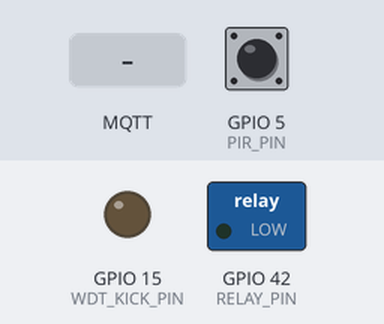
The sketch below on a simulated ESP32-S3. Parts: switched loads named in the sketch (green lamp = pin HIGH), output pins drawn as LEDs (lit = HIGH). The inputs (shaded band) are chosen by the test bench; at power-on: GPIO 5 (PIR_PIN) LOW. WiFi joins after 1.5 s; servers stay silent unless stated; the local clock reads 2024-03-15 10:24:30 at power-on unless the sketch sets it; no MQTT or app messages arrive unless stated; not simulated (calls return 0 or success): arduino_secrets.h; what the sketch prints to the serial monitor is not drawn.

Above: at 2.2 s.
2.3 s: MQTT message "relay_on" arrives on the first subscribed topic
16.0 s: GPIO 5 (PIR_PIN) driven HIGH
At 18.9 s:
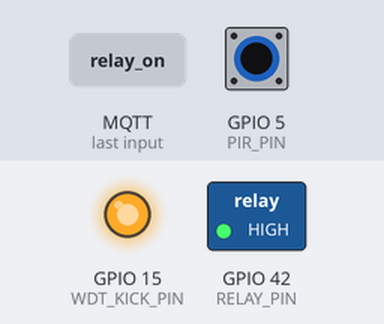
24.0 s: MQTT message "relay_off" arrives on the first subscribed topic
At 27.3 s:
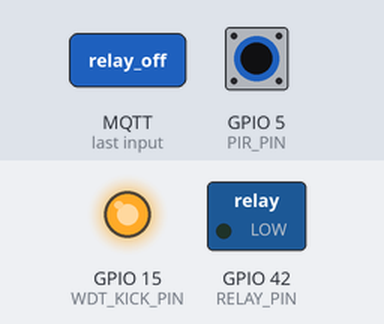
27.5 s: GPIO 5 (PIR_PIN) driven LOW
At 29.0 s:
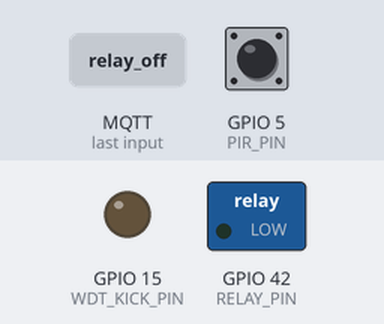
31.5 s: MQTT message "1" arrives on the first subscribed topic
35.0 s: GPIO 5 (PIR_PIN) pulsed HIGH 2 times (0.12 s each, 0.3 s apart)
At 37.4 s:
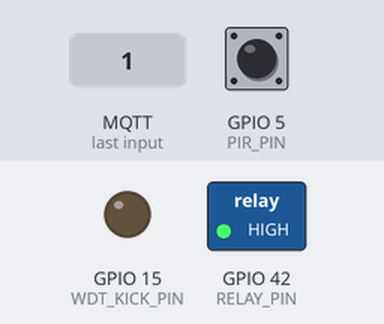
Timing chart, 0 to 39.5 s (numbered marks = the images above; inputs shaded):
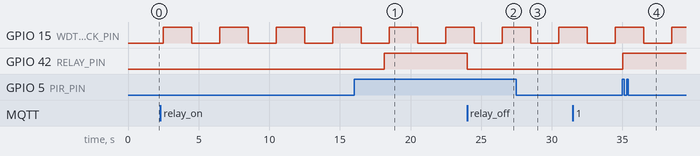

The sketch:

motionsensor_v_new.ino
```cpp
// ================================================================
// ESP32-S3 — Motion Sensor + MQTT + Syslog + NTP + OTA
// WiFi self-managed with configurable retry delay
// Reintegrated build with watchdog-safe timing and staged startup
// ================================================================

#include <WiFi.h>
#include <ArduinoOTA.h>
#include <WiFiUdp.h>
#include <time.h>
#define MQTT_SOCKET_TIMEOUT          2
#include <PubSubClient.h>
#include "esp_wifi.h"
#include "esp_system.h"
#include "esp_task_wdt.h"
#include "arduino_secrets.h"

// ================= Logging =================
#define LOG_SERIAL Serial

// ================= Emojis =================
#define EMO_HEARTBEAT   "💓"
#define EMO_MOTION      "🔥"
#define EMO_MQTT_SEND   "📤"
#define EMO_RELAY       "🔌"
#define EMO_FLASH       "✨"
#define EMO_WIFI_OK     "✅"
#define EMO_WIFI_WARN   "⚠️"
#define EMO_WIFI_RETRY  "🔄"
#define EMO_NTP         "⏱️"
#define EMO_OK          "✅"
#define EMO_SCAN        "🔍"

// ================= WiFi Credentials =================
#define WIFI_SSID      SECRET_SSID
#define WIFI_PASSWORD  SECRET_PASS

// ================= Configuration =================
#define WIFI_CONNECT_TIMEOUT_MS   8000
#define WIFI_RETRY_DELAY_MS      15000
#define WIFI_RECONNECT_DELAY_MS    500
#define MQTT_RETRY_DELAY_MS       8000

// ================= OTA =================
#define OTA_HOSTNAME  "motion-sensor"

// ================= PIR =================
#define PIR_PIN          5
#define PIR_ARM_DELAY_MS 30000
#define PIR_ACTIVE_HIGH  1

// ================= Relay =================
#define RELAY_PIN         42
#define RELAY_ACTIVE_HIGH 1

// ================= Watchdog Kick =================
#define WDT_KICK_PIN          15
#define WDT_KICK_INTERVAL_MS  2000
#define WDT_DEBUG_INTERVAL    10000
#define WDT_MAX_DELAY_MS      5000

// ================= MQTT =================
#define MQTT_HOST          "192.168.1.100"
#define MQTT_PORT          1883
#define MQTT_TOPIC         "front/motion"
#define MQTT_CONTROL_TOPIC "front/motion/control"

// ================= Syslog =================
#define SYSLOG_HOST       "192.168.1.100"
#define SYSLOG_PORT       514
#define SYSLOG_LOCAL_PORT 5140

// ================= Timing =================
#define HEARTBEAT_INTERVAL 60
#define RELAY_SOLID_MS     (8UL * 60UL * 1000UL)
#define RELAY_FLASH_MS     (2UL * 60UL * 1000UL)
#define RELAY_FLASH_INT    500

// ================= Globals =================
WiFiUDP      udpSyslog;
WiFiClient   wifiClient;
PubSubClient mqtt(wifiClient);

unsigned long bootMs          = 0;
unsigned long lastHeartbeat   = 0;
unsigned long lastMqttAttempt = 0;
unsigned long lastWdtKick     = 0;
bool inFlashPhase = false;

// ================= Feature State =================
bool syslogReady      = false;
bool timeSynchronized = false;
bool ntpConfigured    = false;
bool mqttReady        = false;
bool otaStarted       = false;

// ================= Staggered Init =================
unsigned long initStartMs    = 0;
bool wifiInitStarted         = false;
bool servicesInitStarted     = false;

// ================= Watchdog Debug =================
unsigned long lastWdtLog    = 0;
unsigned long lastWdtEdgeMs = 0;
bool          lastWdtState  = false;

// ================= Loop timing debug =================
unsigned long lastLoopStart = 0;

// ================= WiFi retry tracking =================
unsigned long lastWifiAttempt = 0;
bool wifiWasConnected         = false;

// ================= PIR =================
bool pirArmed   = false;
bool lastMotion = false;

// ================= Relay =================
bool relayActive              = false;
bool relayOutput              = false;
unsigned long relayStartMs    = 0;
unsigned long lastFlashToggle = 0;

// ================= Forward Decls =================
void kickWatchdog();
void wdtStatusLog();
void logMsg(const String &msg);
void logResetReason();
void setupOTA();
void setRelay(bool on, bool silent = false);
void startRelayCycle();

// ================= Safe Delay =================
void safeDelay(unsigned long ms) {
  unsigned long start = millis();
  while (millis() - start < ms) {
    kickWatchdog();
    delay(1);
  }
}

// ================= Watchdog Kick =================
void kickWatchdog() {
  unsigned long now = millis();

  if (now - lastWdtKick >= WDT_KICK_INTERVAL_MS) {
    lastWdtKick   = now;
    bool newState = !digitalRead(WDT_KICK_PIN);
    digitalWrite(WDT_KICK_PIN, newState);
    lastWdtEdgeMs = now;
    lastWdtState  = newState;
  }
}

// ================= WDT Status Log =================
void wdtStatusLog() {
  unsigned long now = millis();
  if (now - lastWdtLog >= WDT_DEBUG_INTERVAL) {
    lastWdtLog = now;
    logMsg(
      String("WDT status: state=") +
      (lastWdtState ? "HIGH" : "LOW") +
      " last_toggle_ms=" + String(lastWdtEdgeMs) +
      " now=" + String(now)
    );
  }
}

// ================= Reset Reason =================
void logResetReason() {
  esp_reset_reason_t reason = esp_reset_reason();
  String r;
  switch (reason) {
    case ESP_RST_POWERON:  r = "Power on";        break;
    case ESP_RST_SW:       r = "Software reset";  break;
    case ESP_RST_PANIC:    r = "Panic/exception"; break;
    case ESP_RST_INT_WDT:  r = "Interrupt WDT";   break;
    case ESP_RST_TASK_WDT: r = "Task WDT";        break;
    case ESP_RST_WDT:      r = "Other WDT";       break;
    case ESP_RST_BROWNOUT: r = "Brownout";        break;
    default:               r = "Unknown (" + String(reason) + ")"; break;
  }
  logMsg("Reset reason: " + r);
}

// ================= Time / Logging =================
String ts() {
  struct tm t;
  if (!timeSynchronized || !getLocalTime(&t, 0)) {
    return "1970-01-01T00:00:00";
  }
  char buf[32];
  strftime(buf, sizeof(buf), "%Y-%m-%dT%H:%M:%S", &t);
  return String(buf);
}

void logMsg(const String &msg) {
  String ip = (WiFi.status() == WL_CONNECTED)
                ? WiFi.localIP().toString()
                : "0.0.0.0";

  String line = ts() + " " + ip + " [motion-sensor] [INFO] " + msg;
  LOG_SERIAL.println(line);

  if (!syslogReady || WiFi.status() != WL_CONNECTED || inFlashPhase) return;

  udpSyslog.beginPacket(SYSLOG_HOST, SYSLOG_PORT);
  udpSyslog.print("<134>");
  udpSyslog.print(line);
  udpSyslog.endPacket();
}

// ================= Relay =================
void setRelay(bool on, bool silent) {
  relayOutput = on;
  digitalWrite(RELAY_PIN, RELAY_ACTIVE_HIGH ? on : !on);
  if (!silent) {
    logMsg(String(EMO_RELAY) + " Relay set " + (on ? "ON" : "OFF"));
  }
}

// ================= NTP =================
void checkTimeSync() {
  if (timeSynchronized || !ntpConfigured) return;
  time_t t;
  time(&t);
  if (t > 1600000000) {
    timeSynchronized = true;
    logMsg(String(EMO_OK) + " NTP sync OK");
  }
}

// ================= MQTT Callback =================
void mqttCallback(char* topic, byte* payload, unsigned int length) {
  String msg;
  for (unsigned int i = 0; i < length; i++) {
    msg += (char)payload[i];
  }

  logMsg("MQTT rx [" + String(topic) + "]: " + msg);

  if (String(topic) == MQTT_CONTROL_TOPIC) {
    if (msg == "relay_off") {
      relayActive = false;
      setRelay(false);
      logMsg(String(EMO_RELAY) + " Relay forced OFF via MQTT");
    } else if (msg == "relay_on") {
      startRelayCycle();
      logMsg(String(EMO_RELAY) + " Relay forced ON via MQTT");
    }
  }
}

// ================= WiFi =================
void connectWiFi() {
  logMsg("=== connectWiFi() start ===");

  WiFi.disconnect(true);
  safeDelay(100);

  WiFi.mode(WIFI_OFF);
  safeDelay(300);

  WiFi.mode(WIFI_STA);
  WiFi.setAutoReconnect(false);
  WiFi.setHostname("motion-sensor");
  esp_wifi_set_ps(WIFI_PS_NONE);
  WiFi.setMinSecurity(WIFI_AUTH_WPA2_PSK);

  safeDelay(100);

  logMsg("MAC: " + WiFi.macAddress());

  bool useScan = false;
  int bestChan = 0;
  uint8_t bestBSSID[6];
  bool found = false;

  if (useScan) {
    logMsg(String(EMO_SCAN) + " Scanning for: " + WIFI_SSID);
    int n = WiFi.scanNetworks();
    kickWatchdog();

    if (n == 0) {
      logMsg(String(EMO_WIFI_WARN) + " No networks found");
      return;
    }

    int bestRSSI = -999;
    for (int i = 0; i < n; i++) {
      if (WiFi.SSID(i) == WIFI_SSID) {
        logMsg(String(EMO_WIFI_OK) + " Found \"" + WIFI_SSID + "\" RSSI: "
               + String(WiFi.RSSI(i)) + " dBm  CH:" + String(WiFi.channel(i))
               + "  BSSID:" + WiFi.BSSIDstr(i));
        if (WiFi.RSSI(i) > bestRSSI) {
          bestRSSI = WiFi.RSSI(i);
          bestChan = WiFi.channel(i);
          memcpy(bestBSSID, WiFi.BSSID(i), 6);
        }
        found = true;
      }
    }
    WiFi.scanDelete();

    if (!found) {
      logMsg(String(EMO_WIFI_WARN) + " \"" + WIFI_SSID + "\" not found in scan");
      return;
    }
  }

  logMsg(String(EMO_WIFI_RETRY) + " Connecting to WiFi: " + WIFI_SSID);

  if (useScan && found) {
    WiFi.begin(WIFI_SSID, WIFI_PASSWORD, bestChan, bestBSSID);
  } else {
    WiFi.begin(WIFI_SSID, WIFI_PASSWORD);
  }

  WiFi.setAutoReconnect(false);

  unsigned long start = millis();
  while (WiFi.status() != WL_CONNECTED &&
         millis() - start < WIFI_CONNECT_TIMEOUT_MS) {
    kickWatchdog();
    safeDelay(500);
    LOG_SERIAL.print(".");
  }
  LOG_SERIAL.println();

  if (WiFi.status() == WL_CONNECTED) {
    logMsg(String(EMO_WIFI_OK) + " WiFi connected, IP "
           + WiFi.localIP().toString());
    wifiWasConnected    = true;
    servicesInitStarted = true;
    initStartMs         = millis();
    logMsg("WiFi stage complete - services will start shortly");
  } else {
    logMsg(String(EMO_WIFI_WARN) + " WiFi connect failed, will retry in "
           + String(WIFI_RETRY_DELAY_MS / 1000) + "s");
  }

  logMsg("=== connectWiFi() end ===");
}

void manageWiFi() {
  unsigned long now = millis();

  if (!wifiInitStarted) {
    if (now - initStartMs < 3000) return;
    wifiInitStarted = true;
    logMsg("Starting WiFi stage...");
  }

  if (WiFi.status() == WL_CONNECTED) return;

  if (wifiWasConnected) {
    logMsg(String(EMO_WIFI_WARN) + " WiFi lost");
    wifiWasConnected = false;
  }

  if (now - lastWifiAttempt >= WIFI_RETRY_DELAY_MS) {
    lastWifiAttempt = now;
    connectWiFi();
  }
}

// ================= OTA =================
void setupOTA() {
  ArduinoOTA.setHostname(OTA_HOSTNAME);

#ifdef OTA_PASSWORD
  ArduinoOTA.setPassword(OTA_PASSWORD);
#endif

  ArduinoOTA.onStart([]() {
    logMsg("OTA update starting - suspending relay");
    setRelay(false);
  });

  ArduinoOTA.onEnd([]() {
    logMsg("OTA update complete, rebooting");
  });

  ArduinoOTA.onProgress([](unsigned int progress, unsigned int total) {
    static unsigned int lastPct = 0;
    unsigned int pct = (total == 0) ? 0 : (progress / (total / 100 == 0 ? 1 : total / 100));
    if (pct != lastPct && pct % 10 == 0) {
      logMsg("OTA progress: " + String(pct) + "%");
      lastPct = pct;
    }
  });

  ArduinoOTA.onError([](ota_error_t error) {
    logMsg(String(EMO_WIFI_WARN) + " OTA error: " + String(error));
  });

  ArduinoOTA.begin();
  otaStarted = true;
  logMsg("OTA ready - hostname: " + String(OTA_HOSTNAME));
}

// ================= MQTT =================
void manageMqtt() {
  if (WiFi.status() != WL_CONNECTED || !mqttReady) return;

  if (!mqtt.connected()) {
    if (millis() - lastMqttAttempt < MQTT_RETRY_DELAY_MS) return;
    lastMqttAttempt = millis();

    String cid = "motion-" + WiFi.macAddress();
    kickWatchdog();
    unsigned long mqttConnStart = millis();
    if (mqtt.connect(cid.c_str())) {
      kickWatchdog();
      logMsg(String(EMO_OK) + " MQTT connected");
      mqtt.publish("motion/status", "online", true);
      mqtt.subscribe(MQTT_CONTROL_TOPIC);
    } else {
      kickWatchdog();
      if (millis() - mqttConnStart > 1000) {
        logMsg("MQTT connect blocked: " + String(millis() - mqttConnStart) + " ms");
      }
      logMsg(String(EMO_WIFI_WARN) + " MQTT connect failed (rc="
             + String(mqtt.state()) + ") will retry in "
             + String(MQTT_RETRY_DELAY_MS / 1000) + "s");
    }
  }

  checkTimeSync();
}

// ================= Relay Logic =================
void startRelayCycle() {
  relayActive     = true;
  relayStartMs    = millis();
  lastFlashToggle = millis();
  setRelay(true);
  logMsg(String(EMO_RELAY) + " Relay cycle started - solid for " +
         String(RELAY_SOLID_MS / 1000) + "s");
}

void updateRelay() {
  if (!relayActive) return;

  unsigned long elapsed = millis() - relayStartMs;
  if (elapsed < RELAY_SOLID_MS) return;

  if (elapsed < RELAY_SOLID_MS + RELAY_FLASH_MS) {
    if (millis() - lastFlashToggle >= RELAY_FLASH_INT) {
      if (lastFlashToggle == relayStartMs) {
        logMsg(String(EMO_FLASH) + " Relay entering flash phase - " +
               String(RELAY_FLASH_MS / 1000) + "s");
      }
      lastFlashToggle = millis();
      setRelay(!relayOutput, true);

      logMsg(
        "FLASH tick: elapsed=" + String(elapsed) +
        "ms relay=" + String(relayOutput ? "ON" : "OFF") +
        " heap=" + String(ESP.getFreeHeap()) +
        " loopDelta=" + String(millis() - lastLoopStart) +
        " wdtAge=" + String(millis() - lastWdtKick) + "ms"
      );
    }
    return;
  }

  // Flash phase complete
  relayActive = false;
  setRelay(false);
  logMsg("Relay cycle complete");

  // Force WiFi reconnect to flush stack state
  wifiWasConnected    = false;
  servicesInitStarted = false;
  mqttReady           = false;
  otaStarted          = false;
  syslogReady         = false;
  WiFi.disconnect(true);
  lastWifiAttempt     = millis();
}

// ================= Setup =================
void setup() {
  Serial.begin(115200);

  unsigned long t = millis();
  while (!Serial && (millis() - t < 10000)) {
    delay(10);
  }

  delay(500);
  bootMs      = millis();
  initStartMs = millis();

  pinMode(WDT_KICK_PIN, OUTPUT);
  digitalWrite(WDT_KICK_PIN, LOW);
  lastWdtEdgeMs = millis();
  lastWdtKick   = millis();

  disableLoopWDT();
  esp_task_wdt_init(30, false);

  safeDelay(500);

  pinMode(PIR_PIN, INPUT_PULLDOWN);
  pinMode(RELAY_PIN, OUTPUT);
  digitalWrite(RELAY_PIN, !RELAY_ACTIVE_HIGH);

  logResetReason();
  logMsg("System initialized (staggered startup)");

  lastWifiAttempt = millis();
}

// ================= Loop =================
void loop() {
  unsigned long now = millis();

  unsigned long loopDelta = now - lastLoopStart;
  lastLoopStart = now;

  if (loopDelta > 1000) {
    logMsg("LOOP DELAY: " + String(loopDelta) + " ms");
  }

  if (millis() - lastWdtKick > 4000) {
    logMsg("ABOUT TO MISS WDT");
  }

  kickWatchdog();
  wdtStatusLog();

  inFlashPhase = relayActive && (millis() - relayStartMs) >= RELAY_SOLID_MS;

  if (!inFlashPhase) {
    manageWiFi();

    if (WiFi.status() == WL_CONNECTED) {
      if (servicesInitStarted) {
        if (!mqttReady && now - initStartMs > 2000) {
          logMsg("Starting services (MQTT/NTP/syslog)");

          udpSyslog.begin(SYSLOG_LOCAL_PORT);
          mqtt.setServer(MQTT_HOST, MQTT_PORT);
          mqtt.setCallback(mqttCallback);
          configTime(0, 0, "pool.ntp.org", "time.nist.gov");

          ntpConfigured = true;
          syslogReady   = true;
          mqttReady     = true;
        }

        if (!otaStarted && now - initStartMs > 5000) {
          setupOTA();
        }
      }

      unsigned long otaStart = millis();
      kickWatchdog();
      ArduinoOTA.handle();
      kickWatchdog();
      if (millis() - otaStart > 1000) {
        logMsg("OTA blocking: " + String(millis() - otaStart) + " ms");
      }

      manageMqtt();

      if (mqtt.connected()) {
        unsigned long mqttStart = millis();
        mqtt.loop();
        if (millis() - mqttStart > 1000) {
          logMsg("MQTT blocking: " + String(millis() - mqttStart) + " ms");
        }
      }
    }
  }

  if (!pirArmed && millis() > PIR_ARM_DELAY_MS) {
    pirArmed = true;
    logMsg("PIR armed");
  }

  if (pirArmed) {
    bool motion = (digitalRead(PIR_PIN) == PIR_ACTIVE_HIGH);

    if (motion && !lastMotion) {
      logMsg(String(EMO_MOTION) + " Motion detected!");

      if (!inFlashPhase && mqtt.connected()) {
        mqtt.publish(MQTT_TOPIC, "Motion detected");
        logMsg(String(EMO_MQTT_SEND) + " MQTT sent");
      }

      startRelayCycle();
    }

    lastMotion = motion;
  }

  updateRelay();

  if (millis() - lastHeartbeat > HEARTBEAT_INTERVAL * 1000UL) {
    lastHeartbeat = millis();

    if (!inFlashPhase && mqtt.connected()) {
      mqtt.publish("motion/heartbeat", String(WiFi.RSSI()).c_str());
    }

    logMsg(String(EMO_HEARTBEAT) + " Heartbeat");
  }

  safeDelay(50);
}
```

Measured:
- after the input at 24.0 s, GPIO 42 (RELAY_PIN): HIGH → LOW at once
- after the input at 27.5 s, GPIO 42 (RELAY_PIN): stays LOW (without the input it goes to HIGH after 2.6 s)
- after the input at 35.0 s, GPIO 42 (RELAY_PIN): LOW → HIGH at once
- by itself, GPIO 15 (WDT_KICK_PIN): alternates HIGH for 2.0 s and LOW for 2.0 s
